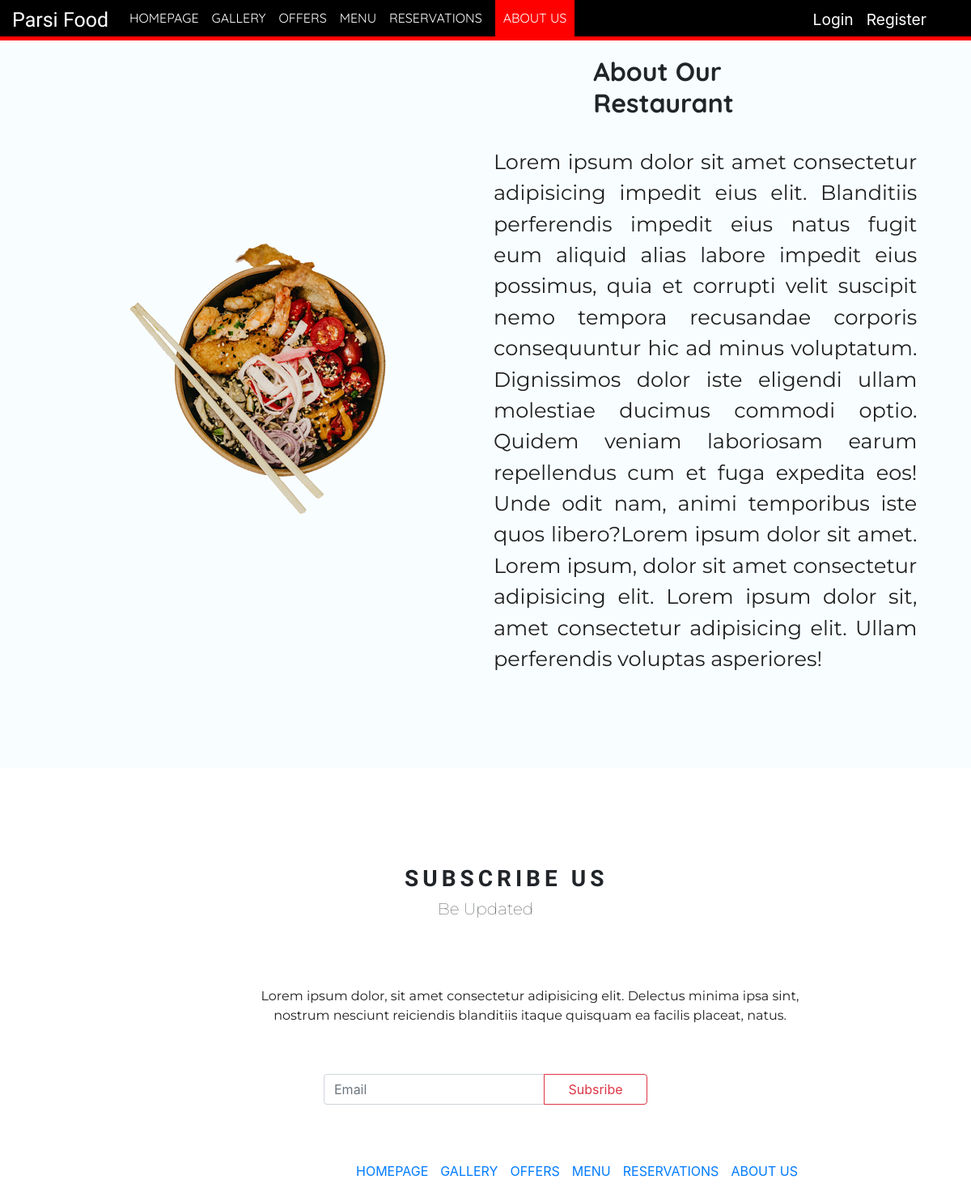
Page /about.php on the committed database.
### tables this page shows
CREATE TABLE `homepage` (
  `id` int(11) NOT NULL,
  `upperText` varchar(200) NOT NULL,
  `mainText` varchar(200) NOT NULL,
  `belowText` varchar(200) NOT NULL,
  `logo` varchar(200) NOT NULL
);

CREATE TABLE `pages` (
  `id` int(11) NOT NULL,
  `pageName` varchar(200) NOT NULL,
  `pageUrl` varchar(200) NOT NULL
);

CREATE TABLE `aboutus` (
  `id` int(11) NOT NULL,
  `title` varchar(250) NOT NULL,
  `paragraph` text NOT NULL
);

CREATE TABLE `footer` (
  `id` int(11) NOT NULL,
  `mainTitleText` varchar(200) NOT NULL,
  `subTitleText` varchar(200) NOT NULL,
  `paragraphText` varchar(200) NOT NULL
);

### about.php (the view)
<?php
include_once "includes/header.php";
$query  = "SELECT * FROM aboutus";
$result = mysqli_query($connection,$query);
$row = mysqli_fetch_assoc($result);
$title = $row['title'];
$paragraphText = $row['paragraph'];
?>
    <section id="aboutUs">
        <div class="aboutUsPhoto">
            <img id="foto" src="images/aboutP.png" alt="no photo at the moment">
        </div>
        <div id="aboutDesc">
            <h2><?php echo $title?></h2>
            <p><?php echo $paragraphText?></p>
        </div>
    </section>
<?php
include_once "includes/footer.php";
?>

### includes/navbar.php (shortened to what this page needs)
<?php
    $firstname = null;
    include 'database.php';
?>
<header>
    <nav>
        <?php
            $query  = "SELECT logo FROM homepage";
            $result = mysqli_query($connection,$query);
            $logo = mysqli_fetch_row($result);
            echo '<h1>'.$logo[0].'</h1>';
        ?>
        <ul id="nav">
            <?php
                $query  = "SELECT * FROM pages";
                $result = mysqli_query($connection,$query);
                while($row = mysqli_fetch_assoc($result)){
                    $pages = $row['pageName'];
                    $url = $row['pageUrl'];
             ?>
            <li>
                <a class="<?php if($url === $activePage){?> homered <?php }?> " href="<?php echo $url ?>"> <?php echo $pages ?>
                </a>
            </li>
            <?php
            }
            ?>
        </ul>
        <?php if($firstname === null){ ?>
        <ul id="users">
            <li><a href="login.php" id="logins">Login</a></li>
            <li><a href="register.php">Register</a></li>
        </ul>
        <?php } ?>
    </nav>
</header>
        <div class="divider"></div>

### includes/footer.php (shortened to what this page needs)
<?php
    include_once 'includes/database.php';
    $query  = "SELECT * FROM footer";
    $result = mysqli_query($connection,$query);
    $row = mysqli_fetch_assoc($result);
    $mainText = $row['mainTitleText'];
    $subtTitle = $row['subTitleText'];
    $paragraphText = $row['paragraphText'];
?>
<footer id="footer">
            <h3><?php echo $mainText?></h3>
            <h5><?php echo $subtTitle?></h5>
            <p><?php echo $paragraphText?></p>
            <form method="post" action="subscribe.php" class="input-group mb-3 gridShow">
                <input type="email" name='email' class="form-control" placeholder="Email" aria-label="Recipient's email" aria-describedby="basic-addon2" required>
                <div class="input-group-append">
                    <button class="btn btn-outline-danger" type="submit" name='submit'>Subsribe</button>
                </div>
            </form>
            <ul>
                <?php
                $query  = "SELECT * FROM pages";
                $result = mysqli_query($connection,$query);
                while($row = mysqli_fetch_assoc($result)){
                    $pages = $row['pageName'];
                    $url = $row['pageUrl'];
                    echo '<li><a href="'.$url.'">'.$pages.'</a></li>';
                }
                ?>
            </ul>
        </footer>
    </body>
</html>

### assets/style.css (style rules this page uses)
body ,html { height: 100%; margin: 0; padding: 0; }
header { background: black; color: white; padding: 10px; height: 45px; }
header h1 { display: inline; font-family: 'Indie Flower', cursive; font-weight: 300; font-size: 25px; float: left; padding: 0 10px 5px 5px; margin-bottom: 5px; }
nav ul { display: inline; padding: 0px; float: left; }
nav ul li { display: inline-block; list-style-type: none; color: white; float: left; margin-left: 16px; }
nav ul li a { color: white; text-decoration: none; }
#nav { font-family: 'Quicksand', sans-serif; }
.homered { background-color: red; padding: 30px 10px 15px 10px; }
#users { float: right; margin-right: 45px; font-size: 1.2em; bottom: 5px; }
.divider { background-color: red; height: 5px; }
#aboutUs { background-color: rgb(248, 254, 255); display:grid; width: 100%; grid-template-columns: repeat(auto-fit,minmax(300px,1fr)); }
#aboutDesc { display: grid; width: 100%; grid-template-columns: repeat(9,1fr); grid-template-rows: repeat(9,1fr); font-family: 'Quicksand', sans-serif; font-size: 1.6em; }
#aboutDesc h2 { grid-area: 1/3/2/8; font-weight: bold; align-self: flex-end; }
#aboutDesc p { grid-area: 2/1/9/9; text-align: justify; margin-top: 5%; }
.aboutUsPhoto { display: grid; grid-template-columns:repeat(9,1fr); grid-template-rows: repeat(9,1fr); }
.aboutUsPhoto img { max-width: 100%; min-width: 200px; grid-area: 3/3/12/12; height: auto; }
p { font-family: 'Montserrat', sans-serif; color: rgb(32, 32, 32); clear: both; text-align: start; margin-left: 10px; }
#footer { display: grid; grid-template-columns:repeat(12,1fr); grid-template-rows: repeat(12,1fr); }
#footer h3 { grid-area: 3/6/3/10; font-weight: bold; align-self: flex-end; letter-spacing: 5px; font-family: 'Vidaloka', serif; }
#footer h5 { grid-area: 4/6/4/8; font-weight: lighter; align-self: flex-start; text-align: center; font-family: 'Montserrat', sans-serif; }
#footer p { grid-area: 6/4/8/11; text-align: center; font-family: 'Montserrat', sans-serif; }
#footer .gridShow { grid-area: 8/5/8/9; }
.gridShow div button { height: 38px; width: 8em; }
#footer ul li { display: inline; justify-content: space-between; }
#footer ul li a { margin-right:15px; }
#footer ul { grid-area: 10/5/10/12; text-decoration: none; }

### rows in the picture
homepage: logo "Parsi Food"
pages: pageName "HOMEPAGE"
pages: pageName "GALLERY"
pages: pageName "OFFERS"
pages: pageName "MENU"
pages: pageName "RESERVATIONS"
pages: pageName "ABOUT US"
aboutus: title "About Our Restaurant", paragraph "Lorem ipsum dolor sit amet consectetur adipisicing impedit eius elit. Blanditiis perferendis impedit eius natus fugit eum aliquid alias labore impedit eius possimus, quia et corrupti velit suscipit nemo tempora recusandae corporis consequuntur hic ad minus voluptatum. Dignissimos dolor iste eligendi ullam molestiae ducimus commodi optio. Quidem veniam laboriosam earum repellendus cum et fuga expedita eos! Unde odit nam, animi temporibus iste quos libero?Lorem ipsum dolor sit amet. Lorem ipsum, dolor sit amet consectetur adipisicing elit. Lorem ipsum dolor sit, amet consectetur adipisicing elit. Ullam perferendis voluptas asperiores!"
footer: mainTitleText "SUBSCRIBE US", subTitleText "Be Updated", paragraphText "Lorem ipsum dolor, sit amet consectetur adipisicing elit. Delectus minima ipsa sint, nostrum nesciunt reiciendis blanditiis itaque quisquam ea facilis placeat, natus."
